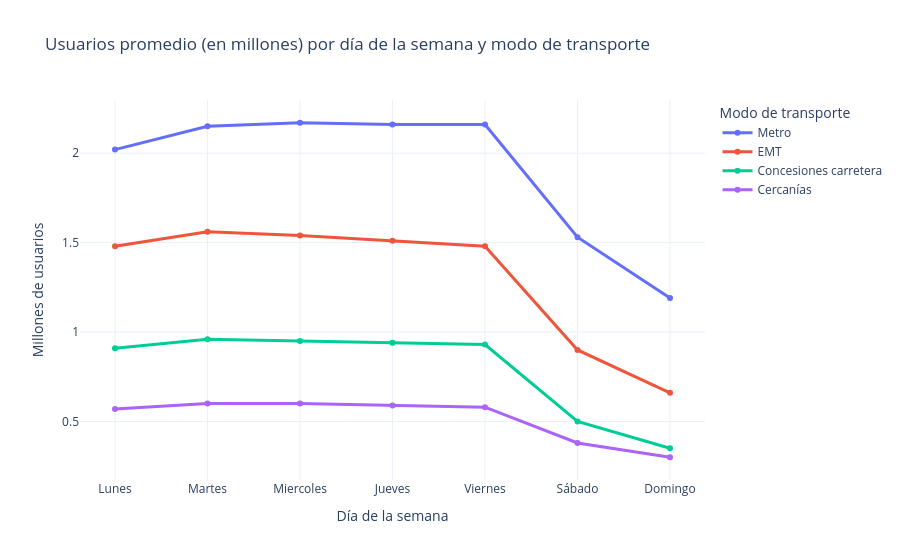

Notebook cell for this chart:
### Code cell
# Vamos a crear un gráfico de líneas para visualizar la tendencia de uso/índice de cada medio de transporte a lo largo de los días de la semana.
fig = go.Figure()

# Añadir una línea por cada modo de transporte
fig.add_trace(go.Scatter(x=semana['dia_semana'], y=semana['metro'], mode='lines+markers',
                         name='Metro', line=dict(width=3)))
fig.add_trace(go.Scatter(x=semana['dia_semana'], y=semana['EMT'], mode='lines+markers',
                         name='EMT', line=dict(width=3)))
fig.add_trace(go.Scatter(x=semana['dia_semana'], y=semana['conc_carretera'], mode='lines+markers',
                         name='Concesiones carretera', line=dict(width=3)))
fig.add_trace(go.Scatter(x=semana['dia_semana'], y=semana['cercanias'], mode='lines+markers',
                         name='Cercanías', line=dict(width=3)))

# Personalización del gráfico
fig.update_layout(
    title='Usuarios promedio (en millones) por día de la semana y modo de transporte',
    xaxis_title='Día de la semana',
    yaxis_title='Millones de usuarios',
    template='plotly_white',
    hovermode='x unified',
    legend_title='Modo de transporte'
)

fig.show()

### Figure 1 — Plotly figure (JSON) as saved in the notebook; plotly's stock layout.template omitted (floating-point values rounded to 4 significant figures)
{"data": [{"line": {"width": 3}, "mode": "lines+markers", "name": "Metro", "type": "scatter", "x": ["Lunes", "Martes", "Miercoles", "Jueves", "Viernes", "Sábado", "Domingo"], "y": [2.02, 2.15, 2.17, 2.16, 2.16, 1.53, 1.19]}, {"line": {"width": 3}, "mode": "lines+markers", "name": "EMT", "type": "scatter", "x": ["Lunes", "Martes", "Miercoles", "Jueves", "Viernes", "Sábado", "Domingo"], "y": [1.48, 1.56, 1.54, 1.51, 1.48, 0.9, 0.66]}, {"line": {"width": 3}, "mode": "lines+markers", "name": "Concesiones carretera", "type": "scatter", "x": ["Lunes", "Martes", "Miercoles", "Jueves", "Viernes", "Sábado", "Domingo"], "y": [0.91, 0.96, 0.95, 0.94, 0.93, 0.5, 0.35]}, {"line": {"width": 3}, "mode": "lines+markers", "name": "Cercanías", "type": "scatter", "x": ["Lunes", "Martes", "Miercoles", "Jueves", "Viernes", "Sábado", "Domingo"], "y": [0.57, 0.6, 0.6, 0.59, 0.58, 0.38, 0.3]}], "layout": {"hovermode": "x unified", "legend": {"title": {"text": "Modo de transporte"}}, "title": {"text": "Usuarios promedio (en millones) por día de la semana y modo de transporte"}, "xaxis": {"title": {"text": "Día de la semana"}}, "yaxis": {"title": {"text": "Millones de usuarios"}}}}
